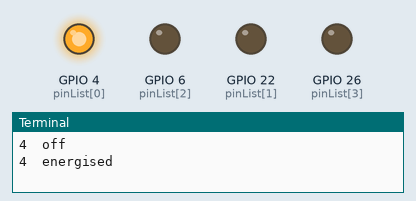
A program run on a simulated Raspberry Pi (BCM pin numbers). Parts: output pins drawn as LEDs (lit = HIGH), the last lines printed to the terminal. At 1.0 s the program stops and its outputs stay as they are.

Above: at 0.12 s.
At 0.8 s:
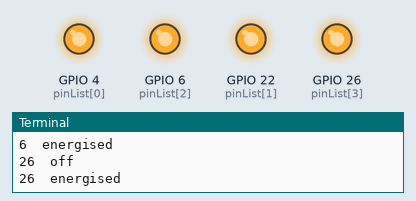
Timing chart, 0 to 2.3 s (numbered marks = the images above):
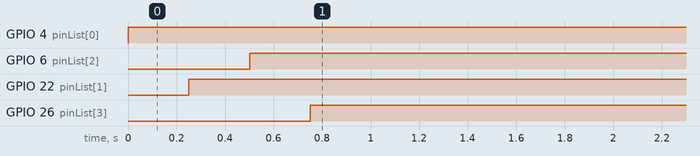

The program:

power_off.py
```python
#!/usr/bin/python
import RPi.GPIO as GPIO
import time

GPIO.setwarnings(False)
GPIO.setmode(GPIO.BCM)

# init list with pin numbers

pinList = [4, 22, 6, 26]

# loop through pins and set mode default state is 'low'

for i in pinList:
    GPIO.setup(i, GPIO.OUT)


# active each relay for 2 seconds with 2 second delay between each activation
for i in pinList:
    GPIO.output(i, GPIO.LOW)
    print i, " off"
#    time.sleep(2)
    GPIO.output(i, GPIO.HIGH)
    print i, " energised"
    time.sleep(0.25)


# Reset GPIO settings
#GPIO.cleanup
```

Measured:
- by itself, GPIO 4 (pinList[0]): LOW → HIGH at 0.00 s
- by itself, GPIO 6 (pinList[2]): LOW → HIGH at 0.50 s
- by itself, GPIO 22 (pinList[1]): LOW → HIGH at 0.25 s
- by itself, GPIO 26 (pinList[3]): LOW → HIGH at 0.75 s
